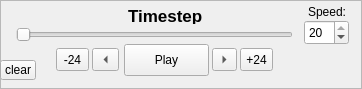
     <widget class="QFrame" name="frame_2">
      <property name="minimumSize">
       <size>
        <width>0</width>
        <height>82</height>
       </size>
      </property>
      <property name="maximumSize">
       <size>
        <width>500</width>
        <height>16777215</height>
       </size>
      </property>
      <property name="frameShape">
       <enum>QFrame::StyledPanel</enum>
      </property>
      <property name="frameShadow">
       <enum>QFrame::Raised</enum>
      </property>
      <widget class="QSlider" name="timestepSlider">
       <property name="geometry">
        <rect>
         <x>16</x>
         <y>24</y>
         <width>277</width>
         <height>22</height>
        </rect>
       </property>
       <property name="orientation">
        <enum>Qt::Horizontal</enum>
       </property>
      </widget>
      <widget class="QLabel" name="label_timestep">
       <property name="geometry">
        <rect>
         <x>128</x>
         <y>8</y>
         <width>77</width>
         <height>16</height>
        </rect>
       </property>
       <property name="font">
        <font>
         <pointsize>13</pointsize>
         <weight>75</weight>
         <bold>true</bold>
        </font>
       </property>
       <property name="text">
        <string>Timestep</string>
       </property>
       <property name="textFormat">
        <enum>Qt::AutoText</enum>
       </property>
      </widget>
      <widget class="QToolButton" name="backButton">
       <property name="geometry">
        <rect>
         <x>92</x>
         <y>48</y>
         <width>27</width>
         <height>23</height>
        </rect>
       </property>
       <property name="text">
        <string>...</string>
       </property>
       <property name="arrowType">
        <enum>Qt::LeftArrow</enum>
       </property>
      </widget>
      <widget class="QToolButton" name="forwardButton">
       <property name="geometry">
        <rect>
         <x>212</x>
         <y>48</y>
         <width>25</width>
         <height>23</height>
        </rect>
       </property>
       <property name="text">
        <string>...</string>
       </property>
       <property name="arrowType">
        <enum>Qt::RightArrow</enum>
       </property>
      </widget>
      <widget class="QSpinBox" name="animationSpeed">
       <property name="geometry">
        <rect>
         <x>304</x>
         <y>20</y>
         <width>45</width>
         <height>25</height>
        </rect>
       </property>
       <property name="focusPolicy">
        <enum>Qt::ClickFocus</enum>
       </property>
       <property name="specialValueText">
        <string/>
       </property>
       <property name="minimum">
        <number>1</number>
       </property>
       <property name="maximum">
        <number>20</number>
       </property>
       <property name="value">
        <number>20</number>
       </property>
      </widget>
      <widget class="QLabel" name="label_9">
       <property name="geometry">
        <rect>
         <x>308</x>
         <y>4</y>
         <width>45</width>
         <height>16</height>
        </rect>
       </property>
       <property name="text">
        <string>Speed:</string>
       </property>
      </widget>
      <widget class="QPushButton" name="playButton">
       <property name="geometry">
        <rect>
         <x>124</x>
         <y>44</y>
         <width>85</width>
         <height>32</height>
        </rect>
       </property>
       <property name="text">
        <string>Play</string>
       </property>
       <property name="checkable">
        <bool>false</bool>
       </property>
      </widget>
      <widget class="QToolButton" name="clearlogToolButton">
       <property name="geometry">
        <rect>
         <x>0</x>
         <y>60</y>
         <width>36</width>
         <height>20</height>
        </rect>
       </property>
       <property name="minimumSize">
        <size>
         <width>0</width>
         <height>20</height>
        </size>
       </property>
       <property name="maximumSize">
        <size>
         <width>16777215</width>
         <height>20</height>
        </size>
       </property>
       <property name="text">
        <string>clear</string>
       </property>
       <property name="arrowType">
        <enum>Qt::NoArrow</enum>
       </property>
      </widget>
      <widget class="QToolButton" name="forwardButton24">
       <property name="geometry">
        <rect>
         <x>240</x>
         <y>48</y>
         <width>33</width>
         <height>23</height>
        </rect>
       </property>
       <property name="text">
        <string>+24</string>
       </property>
       <property name="arrowType">
        <enum>Qt::NoArrow</enum>
       </property>
      </widget>
      <widget class="QToolButton" name="backButton24">
       <property name="geometry">
        <rect>
         <x>56</x>
         <y>48</y>
         <width>33</width>
         <height>23</height>
        </rect>
       </property>
       <property name="text">
        <string>-24</string>
       </property>
       <property name="arrowType">
        <enum>Qt::NoArrow</enum>
       </property>
      </widget>
     </widget>
